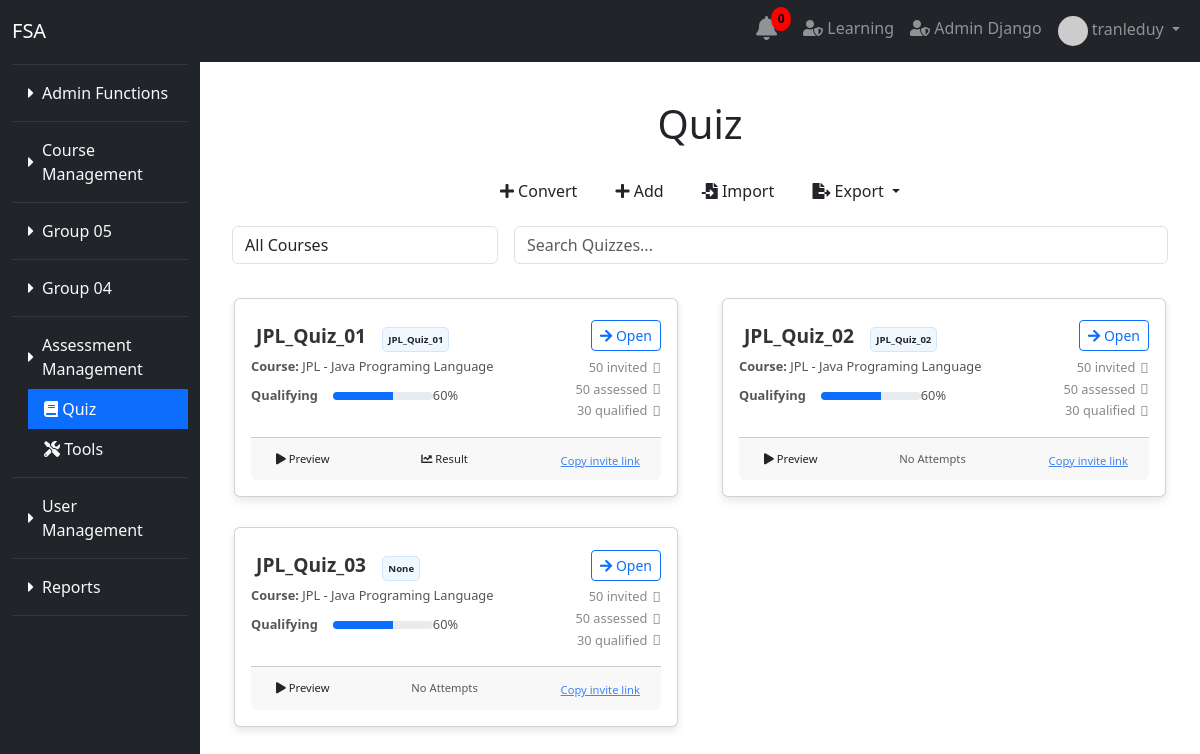
The page /quiz/ (signed in) on the database its author committed.
### user/models.py (models this page shows)
class User(AbstractUser):
    date_joined = models.DateTimeField(auto_now_add=True)
    training_programs = models.ManyToManyField(TrainingProgram, blank=True)
    modules = models.ManyToManyField(Module, related_name='assigned_users', blank=True)
    groups = models.ManyToManyField(
        Group,
        blank=True,
        help_text='The groups this user belongs to.',
        verbose_name='groups',
        related_name='custom_user_groups',
    )
    user_permissions = models.ManyToManyField(
        Permission,
        blank=True,
        help_text='Specific permissions for this user.',
        verbose_name='user permissions',
        related_name='custom_user_permissions',
    )

### module_group/models.py (models this page shows, shortened)
class ModuleGroup(models.Model):
    group_name = models.CharField(max_length=255)

class Module(models.Model):
    module_name = models.CharField(max_length=255)
    module_url = models.CharField(max_length=255)
    icon = models.CharField(max_length=255, blank=True, null=True)
    module_group = models.ForeignKey(ModuleGroup, related_name='modules', on_delete=models.CASCADE)

### quiz/models.py (models this page shows, shortened)
class Quiz(models.Model):
    course = models.ForeignKey(Course, on_delete=models.CASCADE)
    quiz_title = models.CharField(max_length=255)
    quiz_description = models.TextField(blank=True, null=True)
    total_marks = models.IntegerField()
    time_limit = models.IntegerField(default=0)
    created_by = models.ForeignKey(settings.AUTH_USER_MODEL, on_delete=models.SET_NULL, null=True)
    created_at = models.DateTimeField(auto_now_add=True)
    updated_at = models.DateTimeField(auto_now=True)
    start_datetime = models.DateTimeField(null=True, blank=True)
    end_datetime = models.DateTimeField(null=True, blank=True)
    attempts_allowed = models.PositiveIntegerField(default=1)

### course/models.py (models this page shows, shortened)
class Course(models.Model):
    course_name = models.CharField(max_length=255, unique=True)
    course_code = models.CharField(max_length=20, unique=True, blank=True, null=True)
    description = models.TextField(blank=True, null=True)
    creator = models.ForeignKey(settings.AUTH_USER_MODEL, on_delete=models.SET_NULL, null=True, blank=True, related_name='created_courses')
    instructor = models.ForeignKey(settings.AUTH_USER_MODEL, on_delete=models.SET_NULL, null=True, blank=True, related_name='taught_courses')
    published = models.BooleanField(default=False)
    prerequisites = models.ManyToManyField('self', symmetrical=False, blank=True, related_name='is_prerequisite_for')
    tags = models.ManyToManyField('Tag', blank=True, related_name='courses')
    image = models.ImageField(upload_to='course_images/', null=True, blank=True)
    price = models.FloatField(default=0)  # Thêm giá trị mặc định nếu cần
    discount = models.FloatField(default=0)
    def __str__(self):
        return self.course_name

### quiz/views.py (the view)
# urls.py: path('', views.quiz_list, name='quiz_list'),
def quiz_list(request):
    module_groups = ModuleGroup.objects.all()
    quizzes = Quiz.objects.select_related('course').annotate(question_count=Count('questions')).all().order_by('-created_at')
    courses = Course.objects.all()
    selected_course = request.GET.get('course', '')
    if selected_course:
        quizzes = quizzes.filter(course__id=selected_course)
    invited_count = 50
    assessed_count = 50
    qualified_count = 30  # Hoặc lấy từ cơ sở dữ liệu nếu cần
    qualifying_percentage = (qualified_count / invited_count) * 100 if invited_count > 0 else 0
    qualifying_percentage = f"{int(qualifying_percentage)}"
    context = {
        'module_groups': module_groups,
        'quizzes': quizzes,
        'courses': courses,
        'selected_course': selected_course,
        'invited_count': invited_count,
        'assessed_count': assessed_count,
        'qualified_count': qualified_count,
        'qualifying_percentage': qualifying_percentage,
    }
    return render(request, 'quiz_list.html', context)

### quiz/templates/quiz_list.html (shortened to what this page needs)
{% extends "base.html" %}
{% load static %}
{% block content %}
<head>
    <link rel="stylesheet" href="https://stackpath.bootstrapcdn.com/bootstrap/4.5.2/css/bootstrap.min.css">
    <link rel="stylesheet" type="text/css" href="{% static 'styles.css' %}">
</head>
<div class="container mt-4 ">
    <h1 class="mb-4">Quiz</h1>
    <div class="text-center mb-4">
        <div class="d-inline">
            <a href="{% url 'quiz:excel_to_json_view' %}" class="btn btn-blue-green mr-2">
                <i class="fas fa-plus"></i> Convert
            </a>
            <a href="{% url 'quiz:quiz_add' %}" class="btn btn-blue-green mr-2" title="Add New Quiz">
                <i class="fas fa-plus"></i> Add
            </a>
            <a href="#" class="btn btn-blue mr-2" data-toggle="modal" data-target="#importModal">
                <i class="fas fa-file-import"></i> Import
            </a>
            <div class="dropdown d-inline">
                <button class="btn btn-blue dropdown-toggle" type="button" id="exportDropdown" data-toggle="dropdown" aria-haspopup="true" aria-expanded="false">
                    <i class="fas fa-file-export"></i> Export
                </button>
            </div>
        </div>
        <form method="GET" action="{% url 'quiz:quiz_list' %}" class="form-inline justify-content-center mt-3">
            <div class="form-group select-group mx-2">
                <select class="form-control" id="courseSelect" name="course" onchange="this.form.submit()">
                    <option value="">All Courses</option>
                </select>
            </div>
            <div class="form-group search-group mx-2">
                <input type="text" class="form-control" placeholder="Search Quizzes..." id="searchInput" onkeyup="searchQuizzes()">
            </div>
        </form>
    </div>
    <div class="row" id="quizCards">
        {% for quiz in quizzes %}
        <div class="col-md-6">
            <div class="quiz-card">
                <div class="card">
                    <div class="card-body">
                        <div class="title-description d-flex justify-content-between align-items-center">
                            <div>
                                <h5 class="card-title">
                                    <span class="description">{{ quiz.quiz_title }}</span>
                                    <span class="small-description">{{ quiz.quiz_description }}</span>
                                </h5>
                            </div>
                            <a class="btn btn-outline-primary btn-sm" href="{% url 'quiz:quiz_detail' quiz.id %}">
                                <i class="fas fa-arrow-right"></i> Open
                            </a>
                        </div>
                        <div class="stats-container">
                            <div>
                                <p class="card-text"><strong>Course:</strong> {{ quiz.course }}</p>
                                <div class="qualifying">
                                    <small><strong>Qualifying</strong></small>
                                    <div class="progress">
                                        <div class="progress-bar" role="progressbar" style="width: {{ qualifying_percentage }}%;" aria-valuenow="{{ qualifying_percentage }}" aria-valuemin="0" aria-valuemax="100"></div>
                                    </div>
                                    <small class="qualifying-percentage">{{ qualifying_percentage }}%</small>
                                </div>
                            </div>
                            <div class="invited-assessed-qualified">
                                <p style="margin-bottom: 0;">{{ invited_count }} invited <i class="fa-regular fa-circle"></i></p>
                                <p style="margin-bottom: 0;">{{ assessed_count }} assessed <i class="fa-solid fa-circle"></i></p>
                                <p style="margin-bottom: 0;">{{ qualified_count }} qualified <i class="fa-solid fa-circle"></i></p>
                            </div>
                        </div>
                        <div class="card-footer footer-actions">
                            <a href="{% url 'quiz:take_quiz' quiz.id %}" class="btn btn-blue btn-sm small-text" title="Preview quiz">
                                <i class="fas fa-play"></i> Preview
                            </a>
                            {% if quiz.studentquizattempt_set.count > 0 %}
                                {% with last_attempt=quiz.studentquizattempt_set.last %}
                                    <a href="{% url 'quiz:quiz_result' quiz.id last_attempt.id %}" class="btn btn-blue-green btn-sm small-text">
                                        <i class="fas fa-chart-line"></i> Result
                                    </a>
                                {% endwith %}
                            {% else %}
                                <span class="text-muted" style="font-size: 0.7rem;">No Attempts</span>
                            {% endif %}
                            <div class="copy-preview-duplicate" style="display: inline-block; margin-left: 10px;">
                                <a href="#" onclick="copyInviteLink(event, '{{ quiz.invite_link }}')" title="Copy invite link">
                                     Copy invite link
                                </a>
                            </div>
                        </div>
                    </div>
                </div>
            </div>
        </div>
        {% endfor %}
    </div>
</div>
{% endblock %}

### main/templates/admin_sidebar.html (shortened to what this page needs)
<!DOCTYPE html>
<html lang="en">
<head>
    <link href="https://cdn.jsdelivr.net/npm/bootstrap@5.3.0-alpha1/dist/css/bootstrap.min.css" rel="stylesheet">
    <link rel="stylesheet" href="https://cdnjs.cloudflare.com/ajax/libs/font-awesome/5.15.4/css/all.min.css">
</head>
<body>
    <nav class="navbar navbar-expand-lg navbar-dark bg-dark fixed-top">
        <div class="container-fluid">
            <a class="navbar-brand" href="{% url 'main:home' %}">FSA</a>
            <div class="collapse navbar-collapse" id="navbarNav">
                <ul class="navbar-nav ms-auto">
                    {% if request.user.is_authenticated %}
                        {% include 'notification_bell.html' %}
                        <li class="nav-item">
                            <a class="nav-link" href="{% url 'student_portal:course_list' %}">
                                <i class="fas fa-user-shield"></i> Learning
                            </a>
                        </li>
                        <li class="nav-item">
                            <a class="nav-link" href="{% url 'admin:index' %}" target="_blank">
                                <i class="fas fa-user-shield"></i> Admin Django
                            </a>
                        </li>
                        <li class="nav-item dropdown">
                            <a class="nav-link dropdown-toggle" href="#" id="userDropdown" role="button" data-bs-toggle="dropdown" aria-expanded="false">
                                {% if request.user.profile.profile_picture_url %}
                                    <img src="{{ request.user.profile.profile_picture_url }}" alt="Profile Picture" class="rounded-circle" width="30" height="30">
                                {% endif %}
                                {{ request.user.get_full_name|default:request.user.username }}
                            </a>
                        </li>
                    {% else %}
                        <li class="nav-item"><a class="nav-link" href="{% url 'main:register_email' %}">Register</a></li>
                        <li class="nav-item"><a class="nav-link" href="{% url 'main:login' %}">Login</a></li>
                    {% endif %}
                </ul>
            </div>
        </div>
    </nav>
    <div class="container-fluid">
        <div class="row">
            <nav id="sidebar" class="col-md-3 col-lg-2 bg-dark pt-3 vh-100 d-flex flex-column position-fixed" style="height: 100vh; overflow-y: auto;">
                <ul class="nav flex-column">
                    {% if user.is_authenticated %}
                        {% for group in module_groups %}
                            <li class="nav-item">
                                <a class="nav-link text-light d-flex align-items-center" href="#group-{{ group.id }}"
                                    data-bs-toggle="collapse" role="button"
                                    aria-expanded="{% if group.modules.all.0.module_url == active_module_url %}true{% else %}false{% endif %}"
                                    aria-controls="group-{{ group.id }}">
                                    <i class="fas fa-caret-right me-2" id="icon-{{ group.id }}"></i>
                                    {{ group.group_name }}
                                </a>
                                <div id="group-{{ group.id }}" class="collapse {% if group.modules.all.0.module_url == active_module_url %}show{% endif %}">
                                    <ul class="nav flex-column ms-3">
                                        {% for module in group.modules.all %}
                                            <li class="nav-item">
                                                <a class="nav-link text-light {% if module.module_url == active_module_url %}active{% endif %}"
                                                   href="{% url module.module_url %}">
                                                    <i class="{{ module.icon }}"></i> {{ module.module_name }}
                                                </a>
                                            </li>
                                        {% endfor %}
                                    </ul>
                                </div>
                            </li>
                            <hr class="border-secondary my-2">
                        {% endfor %}
                    {% endif %}
                </ul>
            </nav>
        </div>
    </div>
</body>
</html>

### quiz/static/styles.css (style rules this page uses)
.btn { border-radius: 5px; padding: 10px 15px; font-size: 0.9em; font-weight: bold; }
.btn-blue { background-color: #86c6fb; color: black; }
.btn-blue-green { background-color: #66cccc; color: black; }
h1 { color: #333; font-size: 2rem; text-align: center; }
.card { border: 1px solid #ddd; border-radius: 8px; box-shadow: 0 4px 8px rgba(0, 0, 0, 0.1); }
.quiz-card { margin-bottom: 20px; }
.small-description { background-color: #f0f8ff; border: 1px solid #d0e6ff; padding: 5px; border-radius: 5px; font-size: 0.4em; margin-left: 10px; margin-bottom: 50px; }
.description { background-color: transparent; padding: 0; font-size: 0.8em; margin-left: 0; margin-top: 5px; color: #333; font-weight: bold; }
.card-title { font-size: 1.8em; color: #333; margin: 5px; }
.card-text { margin-bottom: 0.5rem; font-size: 15px; }
.card-body { padding: 10px 10px 20px 25px; }

### main/templates/admin_sidebar.html (style rules this page uses)
.nav-link.active { color: #ffffff !important; background-color: #0d6efd !important; }

### rows shown on the page
User: user.get_full_name "tranleduy"
ModuleGroup: group_name "Admin Functions"
ModuleGroup: group_name "Course Management"
ModuleGroup: group_name "Group 05"
ModuleGroup: group_name "Group 04"
ModuleGroup: group_name "Assessment Management"
Module: module_name "Quiz"
Module: module_name "Tools"
ModuleGroup: group_name "User Management"
ModuleGroup: group_name "Reports"
Quiz: quiz_title "JPL_Quiz_01", quiz_description "JPL_Quiz_01", course "JPL - Java Programing Language", qualifying_percentage "60", invited_count "50", assessed_count "50", time_limit "30", shows "Result"
Quiz: quiz_title "JPL_Quiz_02", quiz_description "JPL_Quiz_02", course "JPL - Java Programing Language", qualifying_percentage "60", invited_count "50", assessed_count "50", time_limit "30", shows "No Attempts"
Quiz: quiz_title "JPL_Quiz_03", quiz_description "None", course "JPL - Java Programing Language", qualifying_percentage "60", invited_count "50", assessed_count "50", time_limit "30", shows "No Attempts"
